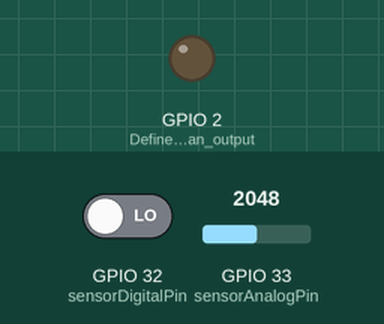
A program run on a simulated ESP32. Parts: output pins drawn as LEDs (lit = HIGH). The inputs (shaded band) are chosen by the test bench; at power-on: GPIO 32 (sensorDigitalPin) LOW, GPIO 33 (sensorAnalogPin) = 2048.

Above: at 1.2 s.
1.3 s: GPIO 32 (sensorDigitalPin) driven HIGH
At 2.5 s:
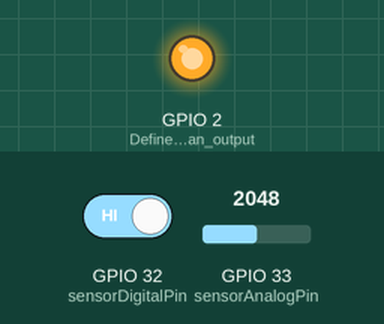
2.8 s: GPIO 32 (sensorDigitalPin) driven LOW
At 3.7 s:
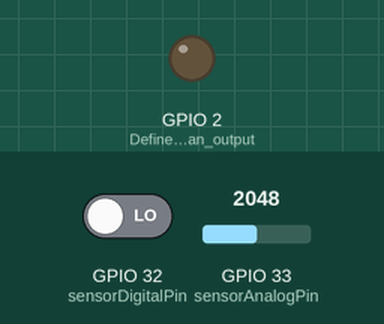
Timing chart, 0 to 5.8 s (numbered marks = the images above; inputs shaded):
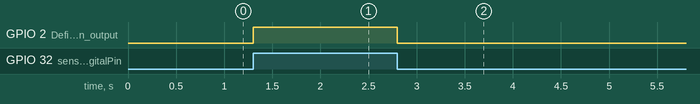

Measured:
- after the input at 1.3 s, GPIO 2 (Define_LED13_as_an_output): LOW → HIGH at once
- after the input at 2.8 s, GPIO 2 (Define_LED13_as_an_output): HIGH → LOW at once

The program:

main.cpp
```cpp
#include <Arduino.h>

// www.elegoo.com
// 2018.10.24
/*
  LED1 should be lit, showing power. LED2 indicates sound input, and the sensitivity is adjusted by potentiometer.
  There is a tiny screw on the blue potentiometer block that you can use for adjustment. Turning that
  clockwise lowers the potentiometer value, while counter-clockwise raises the potentiometer value.
  Use the potentiometer to adjust the Sound Sensor sensitivity. Turn the potentiometer
  several rotations until you see the LED2 extinguish (or just faintly blink). This might be slightly greater than
  500, if you are also watching Serial Monitor (inital adjustment), or, Serial Plotter (the latter is prefererd for observation).
  Special thanks to user CRomer, for his input and hard work!
*/

int  sensorAnalogPin = 33;    // Select the Arduino input pin to accept the Sound Sensor's analog output
int  sensorDigitalPin = 32;    // Select the Arduino input pin to accept the Sound Sensor's digital output
int  analogValue = 0;         // Define variable to store the analog value coming from the Sound Sensor
int  digitalValue;            // Define variable to store the digital value coming from the Sound Sensor

                              // When D0 from the Sound Sensor (connnected to pin 3 on the
                              // Arduino) sends High (voltage present), L will light. In practice, you
                              // should see LED13 on the Arduino blink when LED2 on the Sensor is 100% lit.


void setup()
{
  Serial.begin(9600);               // The IDE settings for Serial Monitor/Plotter (preferred) must match this speed
  pinMode(sensorDigitalPin,INPUT);  // Define pin 3 as an input port, to accept digital input
  pinMode(BUILTIN_LED, OUTPUT);            // Define LED13 as an output port, to indicate digital trigger reached
}

void loop(){
  analogValue = analogRead(sensorAnalogPin); // Read the value of the analog interface A0 assigned to analog
  digitalValue=digitalRead(sensorDigitalPin); // Read the value of the digital interface 3 assigned to digitalValue
  //Serial.println(analogValue); // Send the analog value to the serial transmit interface

  if(digitalValue==HIGH)      // When the Sound Sensor sends signla, via voltage present, light LED13 (L)
  {
    digitalWrite(BUILTIN_LED,HIGH);
  }
  else
  {
    digitalWrite(BUILTIN_LED,LOW);
  }

  //delay(50);                  // Slight pause so that we don't overwhelm the serial interface
}
```
